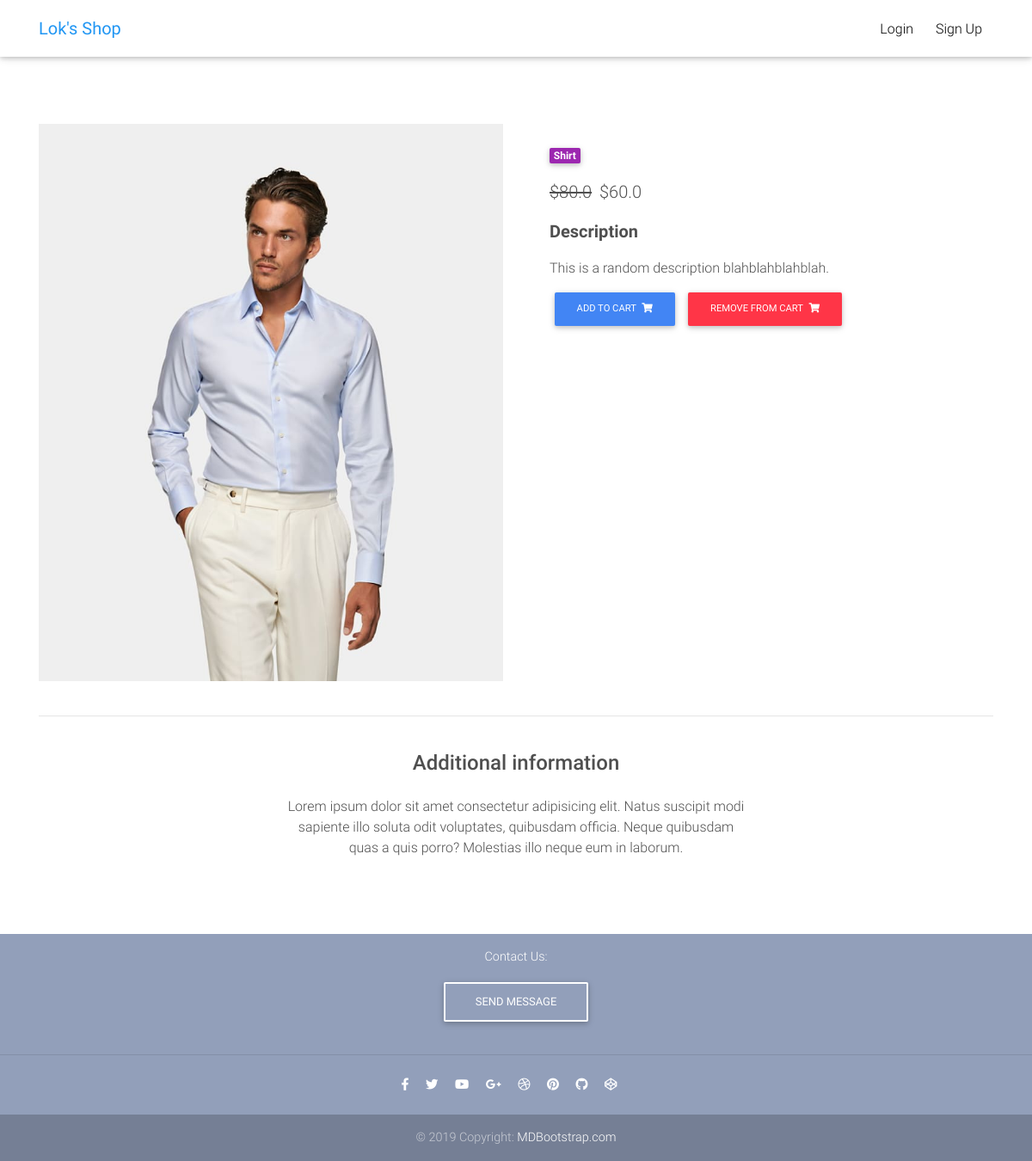
The page /product/test-product-2/ on the database its author committed.
### core/models.py (models this page shows, shortened)
class Item(models.Model):
    title = models.CharField(max_length = 100)
    price = models.FloatField(default=0)
    discount_price = models.FloatField(blank=True, null = True)
    category = models.CharField(choices=CATEGORY_CHOICES, max_length = 2)
    label = models.CharField(choices=LABEL_CHOICES, max_length = 1)
    slug = models.SlugField(blank = True, null = True, unique = True)
    description = models.TextField()
    image = models.ImageField(blank=True, null=True)
    def get_remove_from_cart_url(self):
        return reverse("core:remove-from-cart", kwargs={
            'slug': self.slug
        })

### core/views.py (the view, shortened to what this page needs)
# urls.py: path('product/<slug>/', ProductDetailView.as_view(), name='product'),
class ProductDetailView(DetailView):
    model = Item
    template_name = "product.html"

### templates/product.html (shortened to what this page needs)
{% extends "base.html" %}
  {% block content %}
    <div class="container dark-grey-text mt-5">
      <div class="row wow fadeIn">
        <div class="col-md-6 mb-4">
          <img src="{{ object.image.url }}" class="img-fluid" alt="">
        </div>
        <div class="col-md-6 mb-4">
          <div class="p-4">
            <div class="mb-3">
              <a href="">
                <span class="badge purple mr-1">{{ object.get_category_display }}</span>
              </a>
            </div>
            <p class="lead">
              {% if object.discount_price %}
                  <span class="mr-1">
                    <del>${{ object.price }}</del>
                  </span>
                  <span>${{ object.discount_price }}</span>
              {% else %}
                <span>${{ object.price }}</span>
              {% endif %}
            </p>
            <p class="lead font-weight-bold">Description</p>
            <p>{{ object.description }}</p>
            <a href="{% url 'core:add-to-cart' object.slug %}" class="btn btn-primary btn-md my-0 p">Add to cart
                <i class="fas fa-shopping-cart ml-1"></i>
            </a>
            <a href="{{ object.get_remove_from_cart_url }}" class="btn btn-danger btn-md my-0 p">Remove from cart
                <i class="fas fa-shopping-cart ml-1"></i>
            </a>
          </div>
        </div>
      </div>
      <hr>
      <div class="row d-flex justify-content-center wow fadeIn">
        <div class="col-md-6 text-center">
          <h4 class="my-4 h4">Additional information</h4>
          <p>Lorem ipsum dolor sit amet consectetur adipisicing elit. Natus suscipit modi sapiente illo soluta odit
            voluptates,
            quibusdam officia. Neque quibusdam quas a quis porro? Molestias illo neque eum in laborum.</p>
        </div>
      </div>
      <div class="row wow fadeIn">
        <div class="col-lg-4 col-md-12 mb-4">
        </div>
        <div class="col-lg-4 col-md-6 mb-4">
        </div>
        <div class="col-lg-4 col-md-6 mb-4">
        </div>
      </div>
    </div>
  {% endblock content %}

### templates/base.html (style rules this page uses)
html, body, header, .carousel { height: 60vh; }

### rows shown on the page
Item: image (picture), category "Shirt", price "80.0", discount_price "60.0", description "This is a random description blahblahblahblah."
